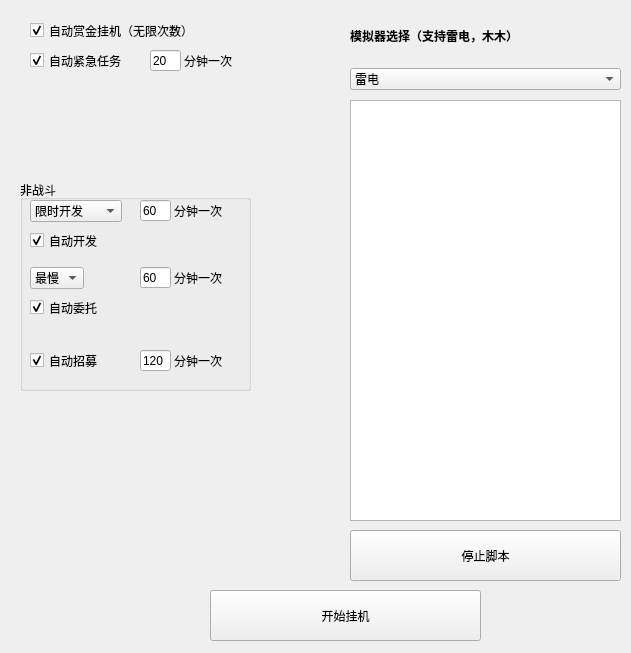
<?xml version="1.0" encoding="UTF-8"?>
<ui version="4.0">
 <class>PlayerUI</class>
 <widget class="QWidget" name="PlayerUI">
  <property name="geometry">
   <rect>
    <x>0</x>
    <y>0</y>
    <width>631</width>
    <height>653</height>
   </rect>
  </property>
  <property name="windowTitle">
   <string>Form</string>
  </property>
  <widget class="QPushButton" name="pushButton_2">
   <property name="geometry">
    <rect>
     <x>350</x>
     <y>530</y>
     <width>271</width>
     <height>51</height>
    </rect>
   </property>
   <property name="text">
    <string>停止脚本</string>
   </property>
  </widget>
  <widget class="QListWidget" name="list_tip">
   <property name="geometry">
    <rect>
     <x>350</x>
     <y>100</y>
     <width>271</width>
     <height>421</height>
    </rect>
   </property>
  </widget>
  <widget class="QWidget" name="verticalLayoutWidget_2">
   <property name="geometry">
    <rect>
     <x>350</x>
     <y>10</y>
     <width>271</width>
     <height>80</height>
    </rect>
   </property>
   <layout class="QVBoxLayout" name="verticalLayout_2" stretch="0,0">
    <item>
     <widget class="QLabel" name="label_7">
      <property name="font">
       <font>
        <weight>75</weight>
        <bold>true</bold>
       </font>
      </property>
      <property name="text">
       <string>模拟器选择（支持雷电，木木）</string>
      </property>
     </widget>
    </item>
    <item>
     <widget class="QComboBox" name="cmb_sim">
      <property name="layoutDirection">
       <enum>Qt::LeftToRight</enum>
      </property>
      <property name="autoFillBackground">
       <bool>true</bool>
      </property>
      <property name="sizeAdjustPolicy">
       <enum>QComboBox::AdjustToContents</enum>
      </property>
      <item>
       <property name="text">
        <string>雷电</string>
       </property>
      </item>
      <item>
       <property name="text">
        <string>MuMu（木木）</string>
       </property>
      </item>
     </widget>
    </item>
   </layout>
  </widget>
  <widget class="QPushButton" name="btn_startAuto">
   <property name="geometry">
    <rect>
     <x>210</x>
     <y>590</y>
     <width>271</width>
     <height>51</height>
    </rect>
   </property>
   <property name="text">
    <string>开始挂机</string>
   </property>
  </widget>
  <widget class="QCheckBox" name="chk_reward">
   <property name="geometry">
    <rect>
     <x>30</x>
     <y>20</y>
     <width>201</width>
     <height>21</height>
    </rect>
   </property>
   <property name="text">
    <string>自动赏金挂机（无限次数）</string>
   </property>
   <property name="checked">
    <bool>true</bool>
   </property>
  </widget>
  <widget class="QGroupBox" name="groupBox">
   <property name="geometry">
    <rect>
     <x>20</x>
     <y>180</y>
     <width>231</width>
     <height>211</height>
    </rect>
   </property>
   <property name="title">
    <string>非战斗</string>
   </property>
   <widget class="QCheckBox" name="chk_delegate">
    <property name="geometry">
     <rect>
      <x>10</x>
      <y>117</y>
      <width>91</width>
      <height>21</height>
     </rect>
    </property>
    <property name="text">
     <string>自动委托</string>
    </property>
    <property name="checked">
     <bool>true</bool>
    </property>
   </widget>
   <widget class="QCheckBox" name="chk_dev">
    <property name="geometry">
     <rect>
      <x>10</x>
      <y>50</y>
      <width>91</width>
      <height>21</height>
     </rect>
    </property>
    <property name="text">
     <string>自动开发</string>
    </property>
    <property name="checked">
     <bool>true</bool>
    </property>
   </widget>
   <widget class="QComboBox" name="cmb_dev">
    <property name="geometry">
     <rect>
      <x>10</x>
      <y>20</y>
      <width>106</width>
      <height>21</height>
     </rect>
    </property>
    <property name="layoutDirection">
     <enum>Qt::LeftToRight</enum>
    </property>
    <property name="autoFillBackground">
     <bool>true</bool>
    </property>
    <property name="sizeAdjustPolicy">
     <enum>QComboBox::AdjustToContents</enum>
    </property>
    <item>
     <property name="text">
      <string>限时开发</string>
     </property>
    </item>
    <item>
     <property name="text">
      <string>普通开发10</string>
     </property>
    </item>
    <item>
     <property name="text">
      <string>普通开发20</string>
     </property>
    </item>
   </widget>
   <widget class="QLabel" name="label_8">
    <property name="geometry">
     <rect>
      <x>154</x>
      <y>90</y>
      <width>61</width>
      <height>16</height>
     </rect>
    </property>
    <property name="text">
     <string>分钟一次</string>
    </property>
   </widget>
   <widget class="QLabel" name="label_5">
    <property name="geometry">
     <rect>
      <x>154</x>
      <y>23</y>
      <width>61</width>
      <height>16</height>
     </rect>
    </property>
    <property name="text">
     <string>分钟一次</string>
    </property>
   </widget>
   <widget class="QComboBox" name="cmb_delegate">
    <property name="geometry">
     <rect>
      <x>10</x>
      <y>87</y>
      <width>106</width>
      <height>21</height>
     </rect>
    </property>
    <property name="layoutDirection">
     <enum>Qt::LeftToRight</enum>
    </property>
    <property name="autoFillBackground">
     <bool>true</bool>
    </property>
    <property name="sizeAdjustPolicy">
     <enum>QComboBox::AdjustToContents</enum>
    </property>
    <item>
     <property name="text">
      <string>最慢</string>
     </property>
    </item>
   </widget>
   <widget class="QLineEdit" name="edt_delegateInterval">
    <property name="geometry">
     <rect>
      <x>120</x>
      <y>87</y>
      <width>31</width>
      <height>21</height>
     </rect>
    </property>
    <property name="text">
     <string>60</string>
    </property>
   </widget>
   <widget class="QLineEdit" name="edt_devInterval">
    <property name="geometry">
     <rect>
      <x>120</x>
      <y>20</y>
      <width>31</width>
      <height>21</height>
     </rect>
    </property>
    <property name="text">
     <string>60</string>
    </property>
   </widget>
   <widget class="QCheckBox" name="chk_recruit">
    <property name="geometry">
     <rect>
      <x>10</x>
      <y>170</y>
      <width>91</width>
      <height>21</height>
     </rect>
    </property>
    <property name="text">
     <string>自动招募</string>
    </property>
    <property name="checked">
     <bool>true</bool>
    </property>
   </widget>
   <widget class="QLabel" name="label_9">
    <property name="geometry">
     <rect>
      <x>154</x>
      <y>173</y>
      <width>61</width>
      <height>16</height>
     </rect>
    </property>
    <property name="text">
     <string>分钟一次</string>
    </property>
   </widget>
   <widget class="QLineEdit" name="edt_recruitInterval">
    <property name="geometry">
     <rect>
      <x>120</x>
      <y>170</y>
      <width>31</width>
      <height>21</height>
     </rect>
    </property>
    <property name="text">
     <string>120</string>
    </property>
   </widget>
  </widget>
  <widget class="QCheckBox" name="chk_emergency">
   <property name="geometry">
    <rect>
     <x>30</x>
     <y>50</y>
     <width>121</width>
     <height>21</height>
    </rect>
   </property>
   <property name="text">
    <string>自动紧急任务</string>
   </property>
   <property name="checked">
    <bool>true</bool>
   </property>
  </widget>
  <widget class="QLineEdit" name="edt_emergencyInterval">
   <property name="geometry">
    <rect>
     <x>150</x>
     <y>50</y>
     <width>31</width>
     <height>21</height>
    </rect>
   </property>
   <property name="text">
    <string>20</string>
   </property>
  </widget>
  <widget class="QLabel" name="label_6">
   <property name="geometry">
    <rect>
     <x>184</x>
     <y>53</y>
     <width>61</width>
     <height>16</height>
    </rect>
   </property>
   <property name="text">
    <string>分钟一次</string>
   </property>
  </widget>
 </widget>
 <resources/>
 <connections>
  <connection>
   <sender>pushButton_2</sender>
   <signal>clicked()</signal>
   <receiver>PlayerUI</receiver>
   <slot>OnBtnStop()</slot>
   <hints>
    <hint type="sourcelabel">
     <x>402</x>
     <y>542</y>
    </hint>
    <hint type="destinationlabel">
     <x>334</x>
     <y>390</y>
    </hint>
   </hints>
  </connection>
  <connection>
   <sender>btn_startAuto</sender>
   <signal>clicked()</signal>
   <receiver>PlayerUI</receiver>
   <slot>OnBtnStartAuto()</slot>
   <hints>
    <hint type="sourcelabel">
     <x>464</x>
     <y>618</y>
    </hint>
    <hint type="destinationlabel">
     <x>555</x>
     <y>617</y>
    </hint>
   </hints>
  </connection>
 </connections>
 <slots>
  <slot>OnBtnA4Reward()</slot>
  <slot>OnBtnStop()</slot>
  <slot>OnBtnDaily()</slot>
  <slot>OnBtnNextStep()</slot>
  <slot>OnBtnDelegate()</slot>
  <slot>OnBtnDev()</slot>
  <slot>OnBtnRecruit()</slot>
  <slot>OnBtnSpecific()</slot>
  <slot>OnBtnStartAuto()</slot>
 </slots>
</ui>
